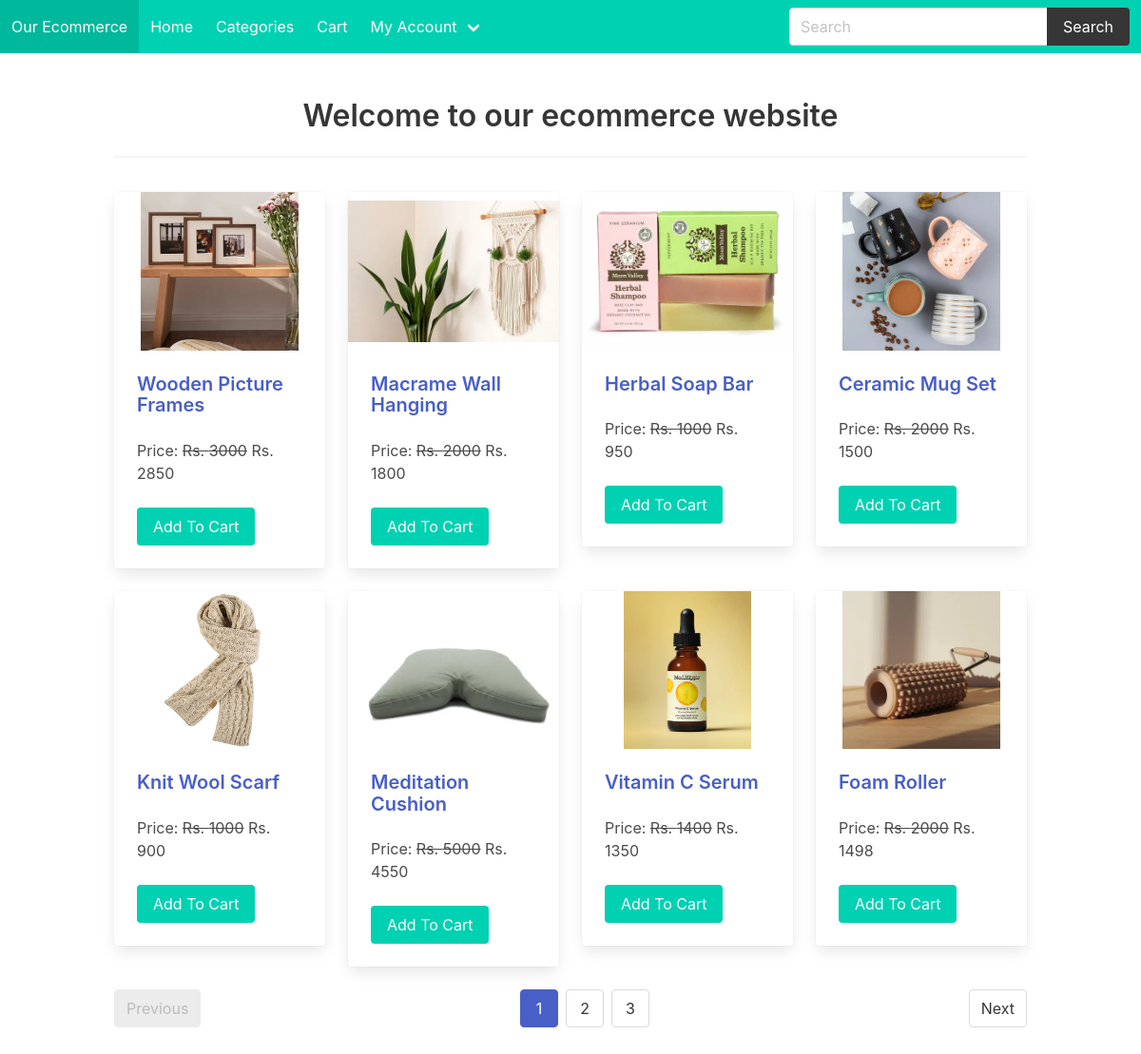
The page / on the database its author committed.
### ecommapp/models.py (models this page shows, shortened)
class Product(models.Model):
    title = models.CharField(max_length=200)
    slug = models.SlugField(unique=True)
    category = models.ForeignKey(Category, on_delete=models.CASCADE)
    description = models.TextField()
    image = models.ImageField(upload_to='products')
    marked_price = models.PositiveIntegerField()
    selling_price = models.PositiveIntegerField()
    warranty = models.CharField(max_length=300, null=True, blank=True)
    return_policy = models.CharField(max_length=300, null=True, blank=True)
    view_count = models.PositiveIntegerField(default=0)

### ecommapp/views.py (the view)
# urls.py: path("", HomeView.as_view(), name="home"),
class HomeView(EcomMixin, TemplateView):
    template_name = 'home.html'
    def get_context_data(self, **kwargs):
        context = super().get_context_data(**kwargs)
        all_prodcuts = Product.objects.all().order_by('-id')
        paginator = Paginator(all_prodcuts, 8)
        page_number = self.request.GET.get('page')
        context['product_list'] = paginator.get_page(page_number)
        return context

### ecommapp/views.py (called while the page is built)
    def dispatch(self, request, *args, **kwargs):
        cart_id = request.session.get("cart_id")
        if cart_id:
            cart_obj = Cart.objects.get(id=cart_id)
            if request.user.is_authenticated:
                if hasattr(request.user, 'customer'):
                    cart_obj.customer = request.user.customer
                    cart_obj.save()
        return super().dispatch(request, *args, **kwargs)

### templates/home.html (shortened to what this page needs)
{% extends 'base.html' %}
{% block content %}
<div class="container">
    <h1 class="title has-text-centered">Welcome to our ecommerce website</h1>
    <hr>
    <div class="columns is-multiline mt-3">
        {% for p in product_list %}
        <div class="column is-one-quarter">
            <div class="card">
                <div class="card-image">
                    <figure class="image is-4by3">
                        <img src="{{ p.image.url }}" alt="" style="object-fit: contain;">
                    </figure>
                </div>
                <div class="card-content">
                    <h4 class="title is-5">
                        <a href="{% url 'ecommapp:productdetail' p.slug %}">{{ p.title }}</a>
                    </h4>
                    <p class="content">
                        Price: <del>Rs. {{ p.marked_price }}</del> Rs. {{ p.selling_price }}
                    </p>
                    <a href="{% url 'ecommapp:addtocart' p.id %}" class="button is-primary">Add To Cart</a>
                </div>
            </div>
        </div>
        {% endfor %}
    </div>
    <nav class="pagination is-centered" role="navigation" aria-label="pagination">
        {% if product_list.has_previous %}
        <a class="pagination-previous" href="?page={{ product_list.previous_page_number }}">Previous</a>
        {% else %}
        <a class="pagination-previous" disabled>Previous</a>
        {% endif %}
        {% if product_list.has_next %}
        <a class="pagination-next" href="?page={{ product_list.next_page_number }}">Next</a>
        {% else %}
        <a class="pagination-next" disabled>Next</a>
        {% endif %}
        <ul class="pagination-list">
            {% for i in product_list.paginator.page_range %}
            {% if i == product_list.number %}
            <li>
                <a class="pagination-link is-current">{{ i }}</a>
            </li>
            {% else %}
            <li>
                <a class="pagination-link" href="?page={{ i }}">{{ i }}</a>
            </li>
            {% endif %}
            {% endfor %}
        </ul>
    </nav>
</div>
{% endblock %}

### templates/base.html (shortened to what this page needs)
<!DOCTYPE html>
<html lang="en">
<head>
    <link rel="stylesheet" href="https://cdn.jsdelivr.net/npm/bulma@0.9.4/css/bulma.min.css">
</head>
<body>
    <nav class="navbar is-primary" role="navigation" aria-label="main navigation">
        <div class="navbar-brand">
            <a class="navbar-item" href="{% url 'ecommapp:home' %}">
                Our Ecommerce
            </a>
        </div>
        <div id="navbarMenu" class="navbar-menu">
            <div class="navbar-start">
                <a class="navbar-item" href="{% url 'ecommapp:home' %}">
                    Home
                </a>
                <a class="navbar-item" href="{% url 'ecommapp:allproducts' %}">
                    Categories
                </a>
                <a class="navbar-item" href="{% url 'ecommapp:mycart' %}">
                    Cart
                </a>
                <div class="navbar-item has-dropdown is-hoverable">
                    <a class="navbar-link">
                        My Account
                    </a>
                </div>
            </div>
            <div class="navbar-end">
                <div class="navbar-item">
                    <form class="field has-addons" action="{% url 'ecommapp:search' %}" method="GET">
                        <div class="control">
                            <input name="keyword" class="input" type="search" placeholder="Search" required>
                        </div>
                        <div class="control">
                            <button class="button is-dark" type="submit">Search</button>
                        </div>
                    </form>
                </div>
            </div>
        </div>
    </nav>
    <section class="section">
        <div class="container">
            {% block content %}
            {% endblock %}
        </div>
    </section>
</body>
</html>

### templates/base.html (style rules this page uses)
section { margin-top: 0; }

### rows shown on the page
Product: image (picture), title "Wooden Picture Frames", marked_price "3000", selling_price "2850"
Product: image (picture), title "Macrame Wall Hanging", marked_price "2000", selling_price "1800"
Product: image (picture), title "Herbal Soap Bar", marked_price "1000", selling_price "950"
Product: image (picture), title "Ceramic Mug Set", marked_price "2000", selling_price "1500"
Product: image (picture), title "Knit Wool Scarf", marked_price "1000", selling_price "900"
Product: image (picture), title "Meditation Cushion", marked_price "5000", selling_price "4550"
Product: image (picture), title "Vitamin C Serum", marked_price "1400", selling_price "1350"
Product: image (picture), title "Foam Roller", marked_price "2000", selling_price "1498"

### other values the page prints
{{ i }} "1"
{{ i }} "2" "3"
